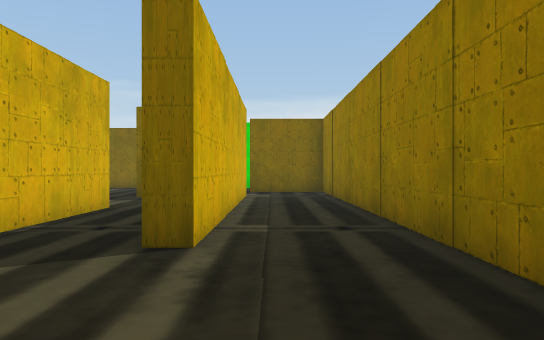
view 1 (above)

24 first-person views from a walk through a 3-D level made in the Unity game engine. The camera is 1.5 m above the floor, looks level and sees 70° across. The floor is counted in squares, 2 m on a side. Each view is taken from the middle of a square. On the plan, view 1 faces up. The plan holds only what a view shows up to about 12 squares ahead; the rest is blank. The player character is not drawn.

view 2
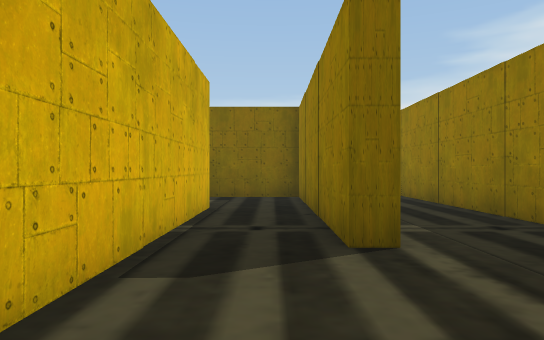

view 3
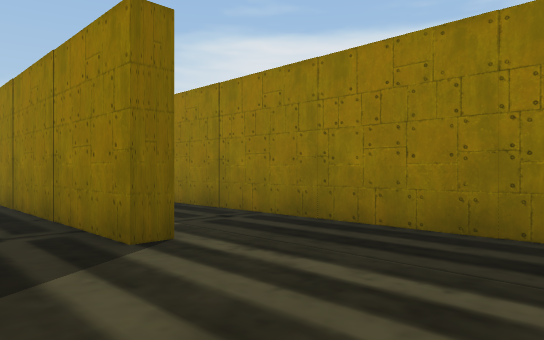

view 4
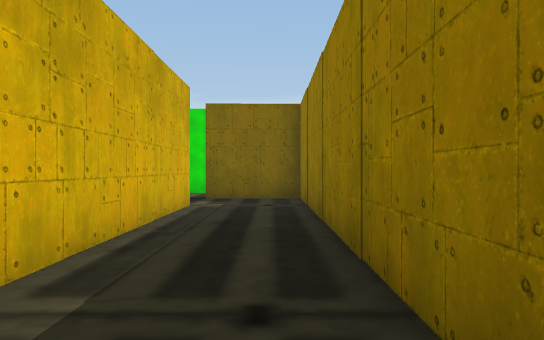

view 5
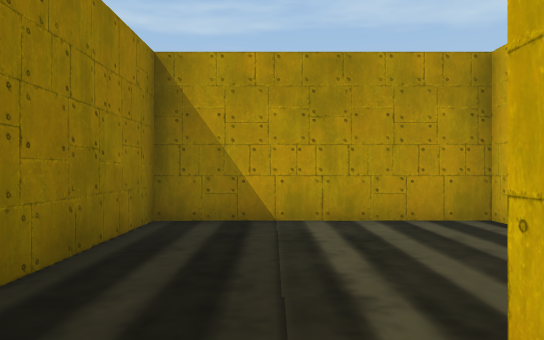

view 6
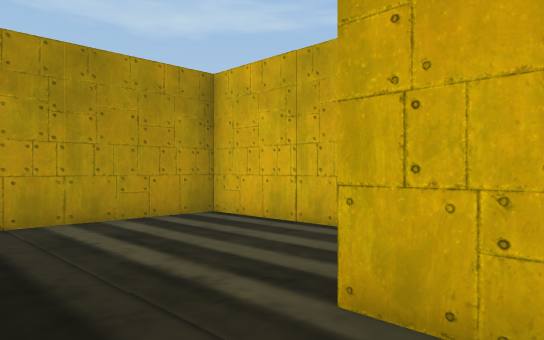

view 7
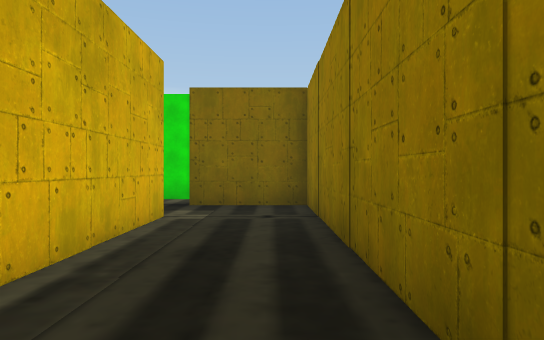

view 8
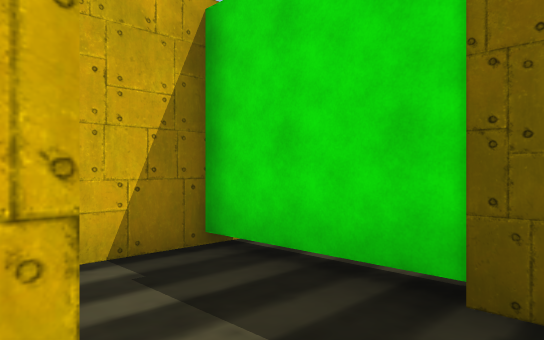

view 9
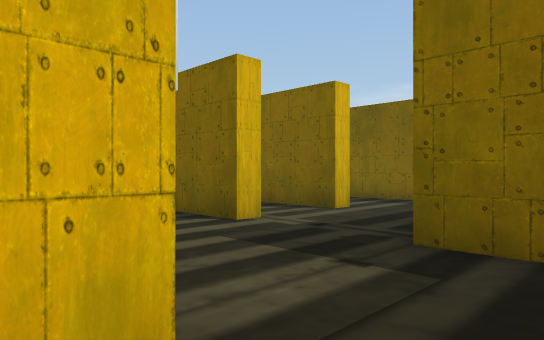

view 10
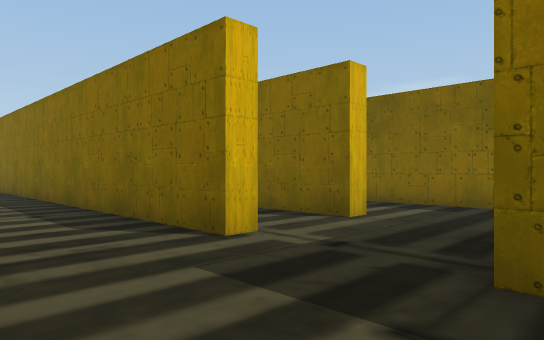

view 11
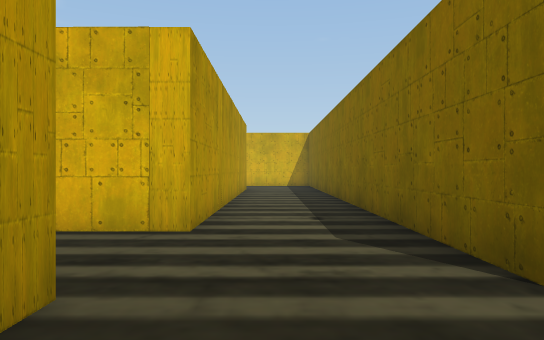

view 12
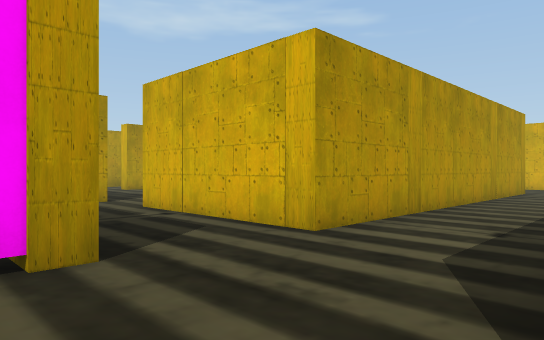

view 13
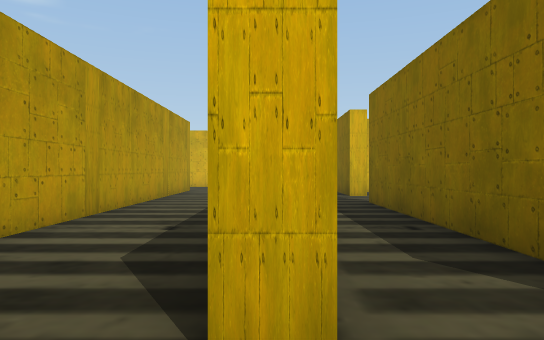

view 14
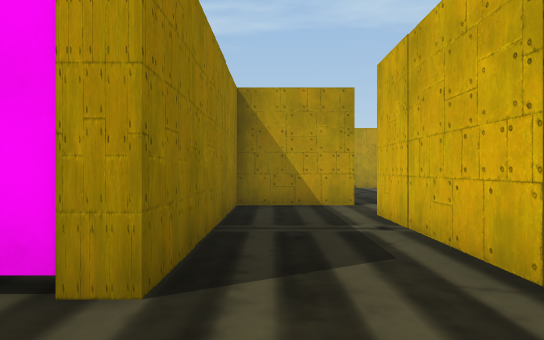

view 15
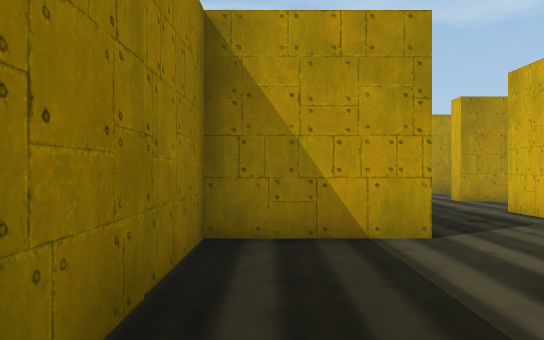

view 16
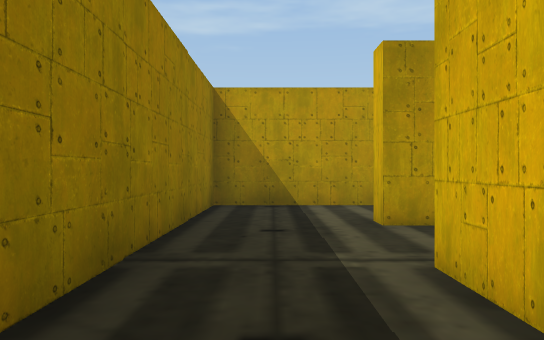

view 17
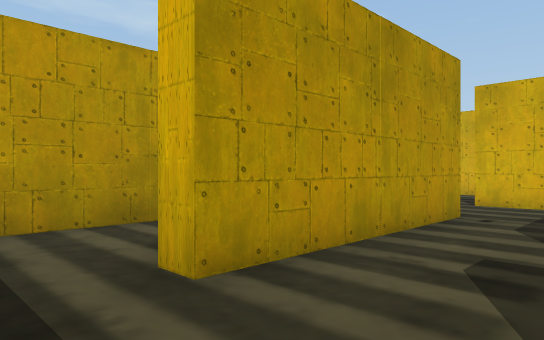

view 18
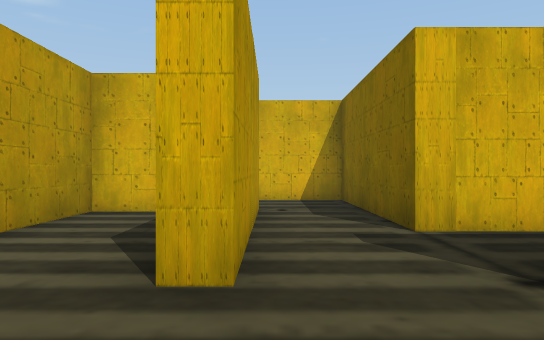

view 19
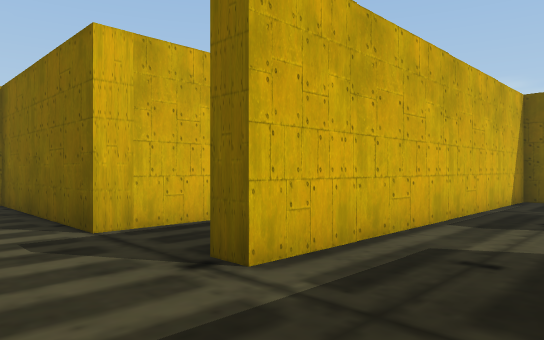

view 20
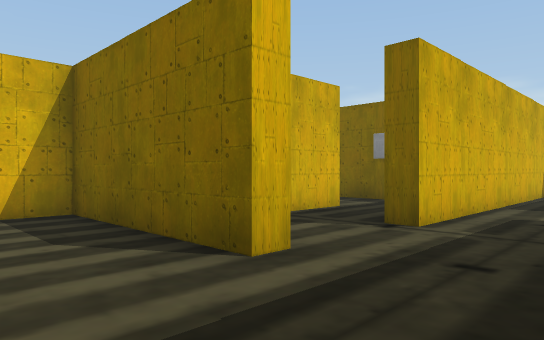

view 21
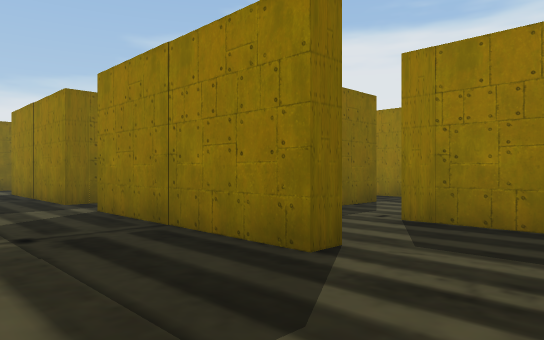

view 22
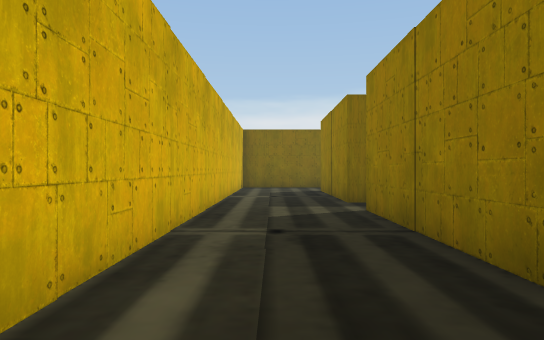

view 23
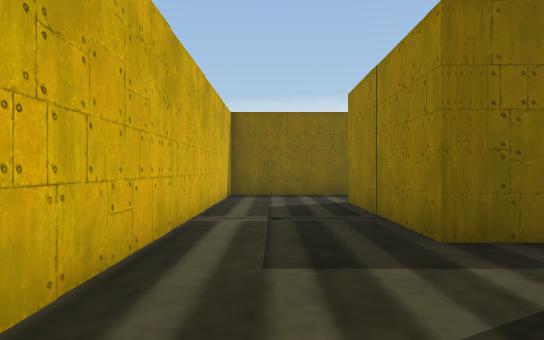

view 24
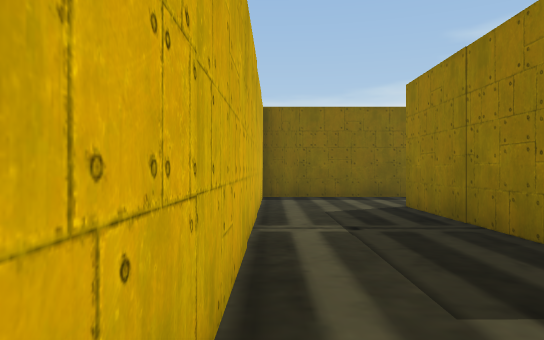

### Floor plan
Points are (right, up) in squares from view 1. A wall is a line through its corners. A room is listed if a view was taken in it or the views show most of it. See-through windows are left out.
Room 1 (views 1, 2, 3, 4, 5, 6, 7, 8, 9)
walls: (-3.2, 7.9) (-3.3, -0.8) (1.7, -0.7) (1.8, 13.3) (-3.2, 13.3) (-3.2, 12); (-0.7, 11.4) (-0.8, 3.7) (-1.3, 3.7) (-1.2, 7.4)
ways out: opening at (-2.5, 8) to room 2
Room 2 (views 10, 11, 14, 15, 16, 17, 18, 19, 20, 21, 22, 23, 24)
walls: (-13.7, 0.8) (-13.8, -1.2) (-18.7, -1.3) (-18.8, -3.8) (-19.3, -3.8) (-19.2, 1.2); (-8.8, 1.7) (-6.3, 1.8) (-6.2, 7.7) (-5.3, 7.7); (-18.1, 3) (-19.2, 3) (-19.2, 8.1); (-16.5, -5) (-16.5, -3.3) (-11.5, -3.2) (-11.5, -3.7) (-16, -3.8) (-16, -6.3) (-8.8, -6.2) (-8.7, 0.3); (-10.8, 7.5) (-11.2, 7.5) (-11.3, -1) (-11.7, -1) (-11.7, -0.1); (-18.9, 8) (-8.7, 8) (-8.8, 3.4); (-6.5, 10.8) (-22.2, 10.7) (-22.3, -5.3); (-1.2, 7.4) (-1.2, 10.8) (-3.8, 10.8)
ways out: opening at (-2.5, 8) to room 1; opening at (-5.5, 11) to room 3; opening at (-19, 2); opening at (-13, -0.5)
Room 3 (views 12, 13)
walls: (-16.2, 13.2) (-17, 13.2); (-6.5, 13.8) (-6.5, 13.2) (-14, 13.2); (-6.5, 11.3) (-6.5, 10.8)
ways out: opening at (-5.5, 11) to room 2; opening at (-15.5, 13); opening at (-5.5, 13)

Positions as (right, up) in squares from view 1, and headings:
1: (0, 0), facing up
2: (-2, 0), facing up
3: (-3, 0), facing up-right
4: (1, 3), facing up
5: (0, 5), facing down
6: (1, 5), facing down-left
7: (1, 5), facing up
8: (0, 11), facing up-left
9: (-2, 7), facing up-left
10: (-3, 8), facing up-left
11: (-4, 9), facing left
12: (-5, 11), facing down-left
13: (-5, 11), facing left
14: (-7, 10), facing down
15: (-7, 6), facing down
16: (-10, 2), facing down
17: (-10, -1), facing down-left
18: (-9, -3), facing left
19: (-9, -3), facing up-left
20: (-9, -6), facing up-left
21: (-22, -6), facing up-right
22: (-21, -6), facing up
23: (-21, -1), facing up
24: (-22, 0), facing up
